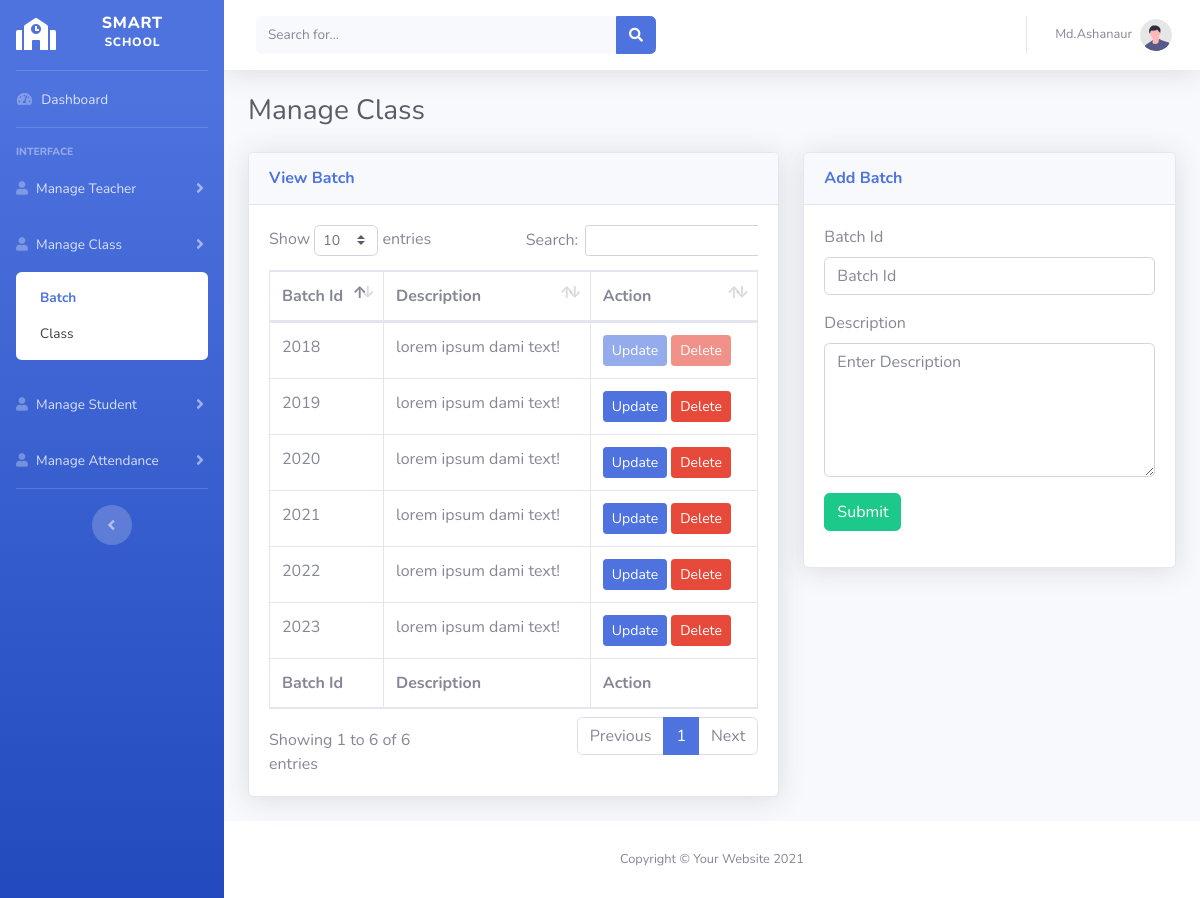
The app's page /view-batch.php (signed in) with its own data.
### tables this page shows
CREATE TABLE `batch` (
  `batch_id` int(11) NOT NULL,
  `description` longtext NOT NULL,
  `created_at` datetime NOT NULL DEFAULT current_timestamp()
);

### main.php (called while the page is built, shortened)
<?php
    class Main{
        protected $host = "localhost";
        protected $user = "root";
        protected $pass = "";
        protected $db = "attendance";
        protected $con;
        public function __construct(){
            if(!isset($this->con)){
                $this->con = new mysqli($this->host,$this->user,$this->pass,$this->db);
            }
            return $this->con;
        }
        public function viewBatch(){
            $this->sql = "SELECT * FROM `batch`";
            $this->result = $this->con->query($this->sql);
            if($this->result == true){
                return $this->result;
            }else{
                return false;
            }
        }
        public function checkInclude($batchId){
            $this->sql = "SELECT * FROM `student` WHERE batch_id = '$batchId'";
            $this->result = $this->con->query($this->sql);
            if($this->result == true){
                return $this->result;
            }else{
                return false;
            }
        }
    }
?>

### view-batch.php (the view, shortened to what this page needs)
<?php
    include("header.php");
    include "main.php";
    $obj = new Main();
    $data = $obj->viewBatch();
    $shuter = false;
?>
<div class="container-fluid">
    <h1 class="h3 mb-4 text-gray-800">Manage Class</h1>
    <div class="row">
        <div class="col-md-7">
            <div class="card shadow mb-4">
                <div class="card-header py-3">
                    <h6 class="m-0 font-weight-bold text-primary">View Batch</h6>
                </div>
                <div class="card-body">
                    <div class="table-responsive">
                        <table class="table table-bordered" id="dataTable" width="100%" cellspacing="0">
                            <thead>
                                <tr>
                                    <th>Batch Id</th>
                                    <th>Description</th>
                                    <th>Action</th>
                                </tr>
                            </thead>
                            <tfoot>
                                <tr>
                                    <th>Batch Id</th>
                                    <th>Description</th>
                                    <th>Action</th>
                                </tr>
                            </tfoot>
                            <tbody>
                                <?php
                                    if($data->num_rows > 0){
                                        while($row = $data->fetch_object()){
                                            $check = $obj->checkInclude($row->batch_id);
                                            ?>
                                                <tr>
                                                    <td><?php echo $row->batch_id; ?></td>
                                                    <td><?php echo $row->description; ?></td>
                                                    <?php
                                                        if($check->num_rows>0){
                                                            ?>
                                                            <td>
                                                                <a href="#" class="btn btn-sm btn-primary" style="pointer-events: none;opacity:.6;">Update</a>
                                                                <a href="#" class="btn btn-sm btn-danger" style="pointer-events: none;opacity:.6;">Delete</a>
                                                            </td>
                                                            <?php
                                                        }else{
                                                            ?>
                                                            <td>
                                                                <a href="view-batch.php?id=<?php echo $row->batch_id; ?>" class="btn btn-sm btn-primary">Update</a>
                                                                <a onclick="javascript: return confirm('Are You Sure You Want To Delete This Data?');" href="delete-batch.php?id=<?php echo $row->batch_id; ?>" class="btn btn-sm btn-danger">Delete</a>
                                                            </td>
                                                            <?php
                                                        }
                                                    ?>
                                                </tr>
                                            <?php
                                        }
                                    }
                                ?>
                            </tbody>
                        </table>
                    </div>
                </div>
            </div>
        </div>
        <div class="col-md-5">
        <div class="card shadow mb-4">
                <div class="card-header py-3">
                    <h6 class="m-0 font-weight-bold text-primary"><?php if($shuter == true){echo "Update Batch";}else{echo "Add Batch"; }?></h6>
                </div>
                <div class="card-body">
                    <?php
                        if($shuter == true){
                            ?>
                            <form action="update.php" method="post">
                                <div class="form-group">
                                    <label for="name">Batch Id</label>
                                    <input type="text" name="batchId" value="<?php echo $batch_id ?>" class="form-control" placeholder="Batch Id" required />
                                </div>
                                <div class="form-group">
                                    <label for="name">Description</label>
                                    <textarea name="description" value="<?php echo $description; ?>" class="form-control" rows="5" placeholder="Enter Description">lorem ipsum dami text!</textarea>
                                </div>
                                <div class="form-group">
                                    <input type="hidden" name="up" value="batch" />
                                    <input type="hidden" name="id" value="<?php echo $batch_id ?>" />
                                    <input type="submit" name="submit" value="Update" class="btn btn-success"  />
                                    <a class="btn btn-danger" href="view-batch.php">Cancle</a>
                                </div>
                            </form>
                            <?php
                        }else{
                            ?>
                            <form action="add-batch.php" method="post">
                                <div class="form-group">
                                    <label for="name">Batch Id</label>
                                    <input type="text" name="batchId" class="form-control" placeholder="Batch Id" required />
                                </div>
                                <div class="form-group">
                                    <label for="name">Description</label>
                                    <textarea name="description" class="form-control" rows="5" placeholder="Enter Description"></textarea>
                                </div>
                                <div class="form-group">
                                    <input type="submit" name="submit"  class="btn btn-success"  />
                                </div>
                            </form>
                            <?php
                        }
                    ?>
                </div>
            </div>
        </div>
    </div>
</div>
<?php
    include("footer.php");
?>

### records on screen
batch: batch_id "2018", description "lorem ipsum dami text!", shows "Update"
batch: batch_id "2019", description "lorem ipsum dami text!"
batch: batch_id "2020", description "lorem ipsum dami text!"
batch: batch_id "2021", description "lorem ipsum dami text!"
batch: batch_id "2022", description "lorem ipsum dami text!"
batch: batch_id "2023", description "lorem ipsum dami text!"

### other values on screen
$_SESSION['user_name'] "Md.Ashanaur"
